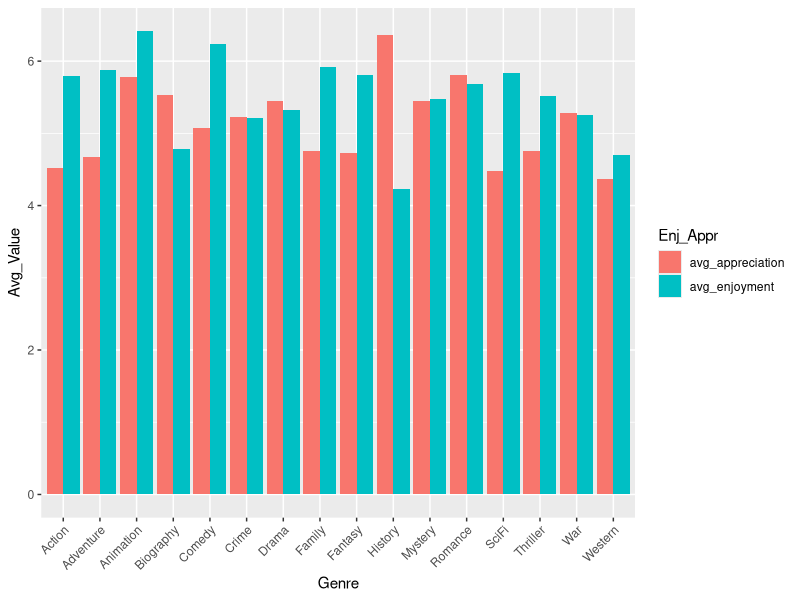
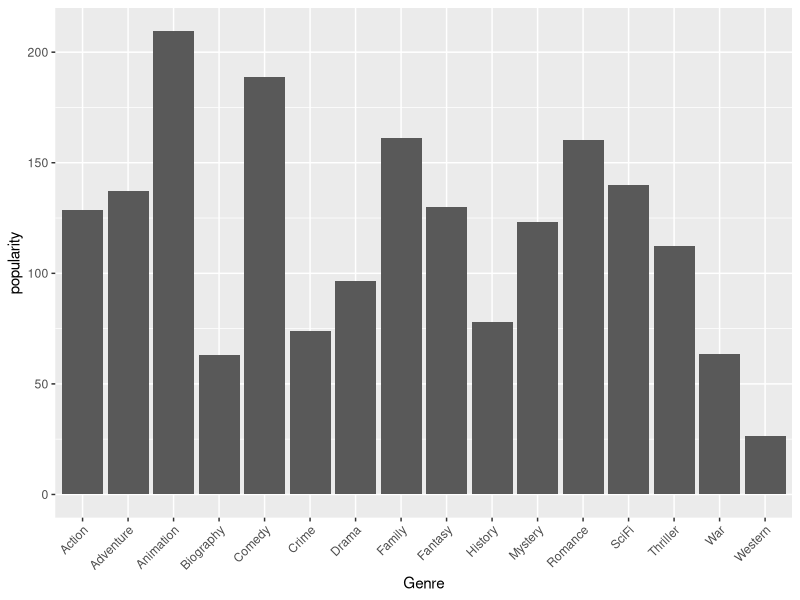
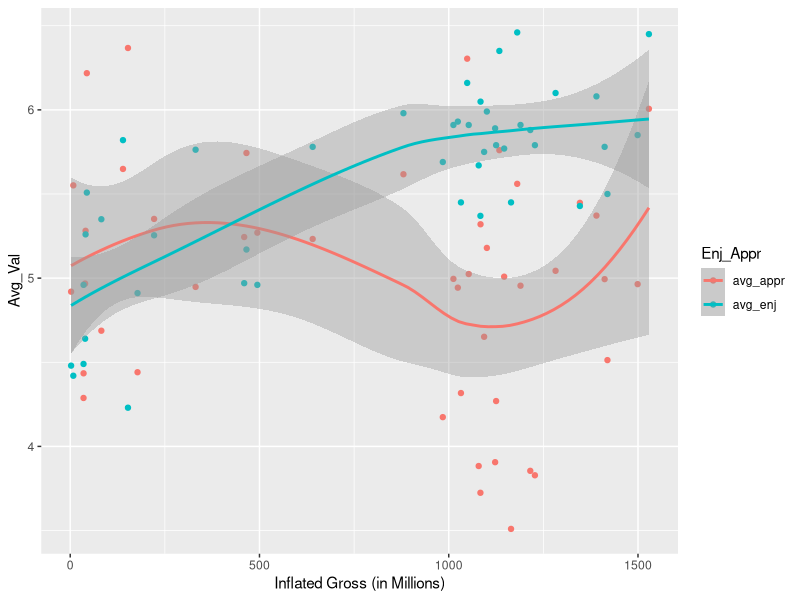
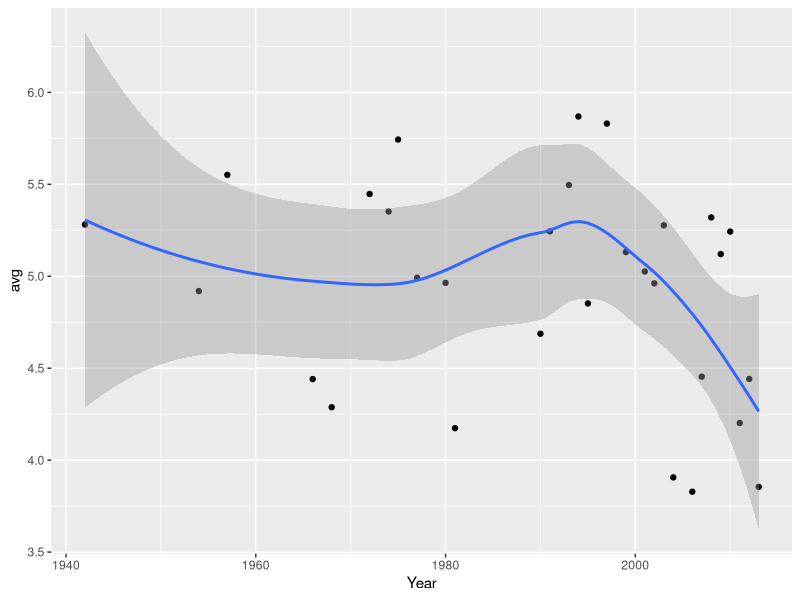
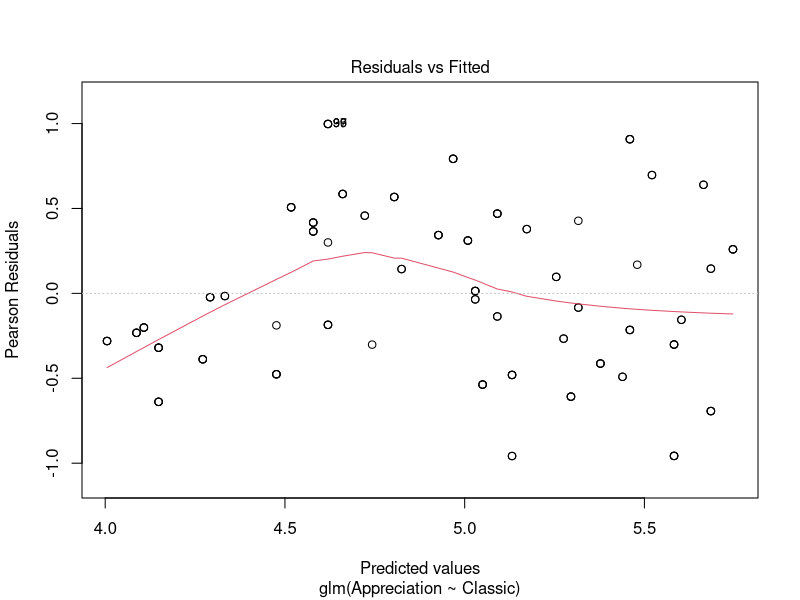
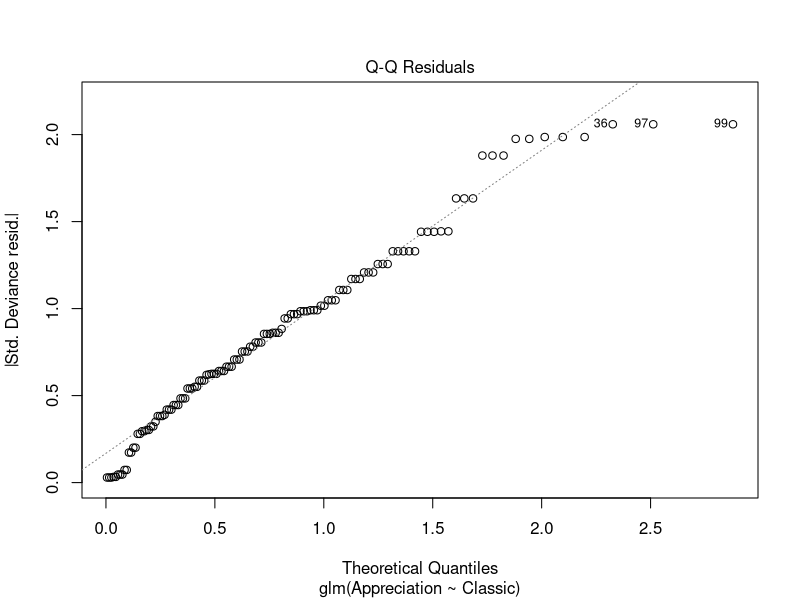
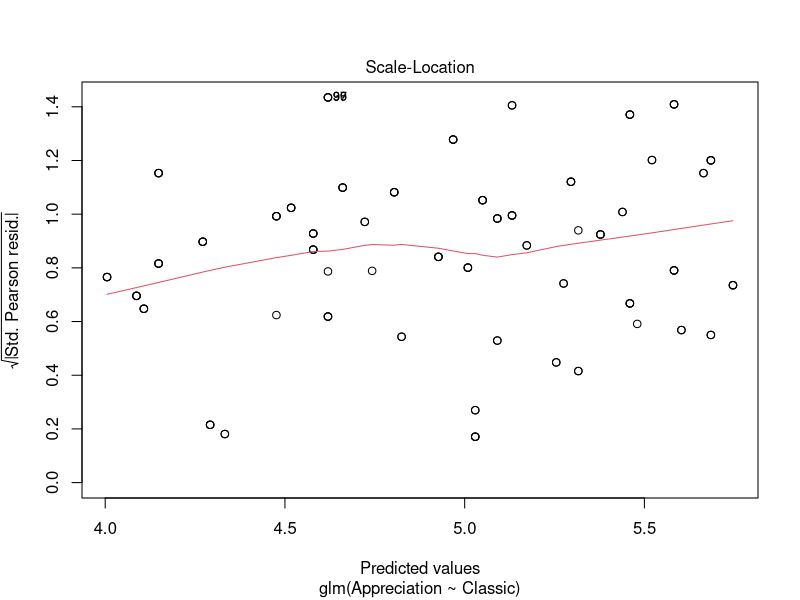
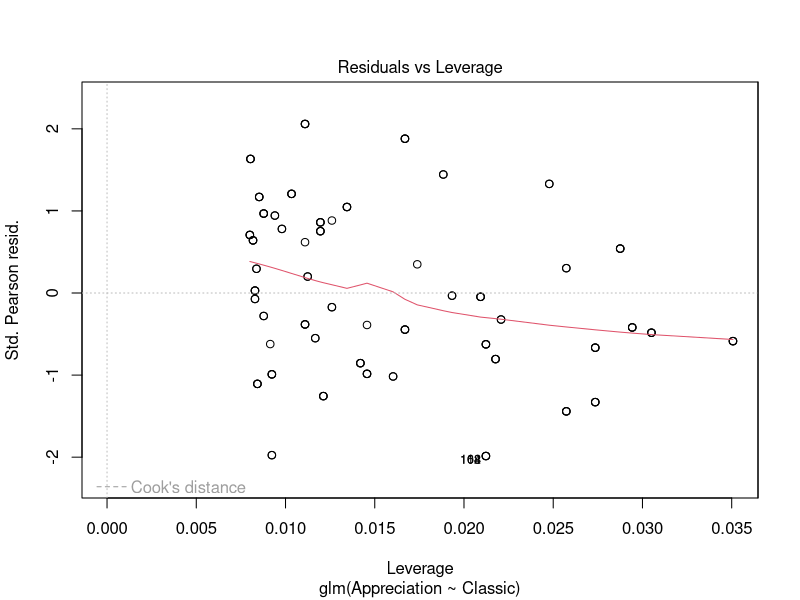

These charts were generated, in order, by the following R code:

## Movie enjoyment dataset


library(dplyr)
library(tidyr)
library(ggplot2)
library(reshape2)
library(boot)
library(glmnet)
library(scales)

setwd("C:/MSR-DS3/coursework/week3")

movies <- read.csv("5-26-2017_Ratings_of_50_popular_films_on_enjoyment_versus_appreciation_(and_more).csv")
colnames(movies)


# Cleaning data...


movies <-
  movies %>%
  mutate(FilmName=V15) %>%
  mutate(ViewerCount = (ViewerCount_enj + ViewerCount_appr)/2) %>%
  select(-V15, -Check_enj_label, -Check_appr_label, -ViewerCount_appr, -ViewerCount_enj) %>%
  mutate(InflatedGross=as.numeric(gsub('[$,]','',InflatedGross)))


# 1. Which genre is the highest rated?


genres_with_enj_and_appr <-
  movies %>%
  gather("Genre", "isGenre", 19:34) %>%
  group_by(Genre, isGenre) %>%
  filter(isGenre==1) %>%
  summarise(avg_enjoyment = mean(Enjoyment), avg_appreciation = mean(Appreciation)) %>%
  gather("Enj_Appr", "Avg_Value", 3:4) 

plot1 <- 
  ggplot(genres_with_enj_and_appr, aes(x=Genre, y=Avg_Value, fill=Enj_Appr)) +
  geom_bar(stat="identity", position=position_dodge()) +
  theme(axis.text.x = element_text(angle = 45, hjust = 1))

plot1

# 2. Which genre is the most popular?

genres_with_ratings <-
  movies %>%
  gather("Genre", "isGenre", 19:34) %>%
  group_by(Genre, isGenre) %>%
  filter(isGenre==1) %>%
  summarise(popularity = mean(ViewerCount)) 

plot2 <-
  ggplot(genres_with_ratings, aes(x=Genre, y=popularity)) +
  geom_bar(stat="identity", position=position_dodge()) +
  theme(axis.text.x = element_text(angle = 45, hjust = 1))

plot2

# 3. How does appr/enjoyment with movie gross income?

appr_enj_by_income <-
  movies %>%
  mutate(InflatedGross = InflatedGross/10^6) %>%
  group_by(InflatedGross) %>%
  summarise(avg_appr=mean(Appreciation), avg_enj=mean(Enjoyment)) %>%
  gather("Enj_Appr", "Avg_Val", 2:3)

plot3 <-
  ggplot(appr_enj_by_income, aes(x=InflatedGross, y=Avg_Val, color=Enj_Appr)) +
  geom_point() +
  geom_smooth() +
  labs(x="Inflated Gross (in Millions)") +
  xlim(0, quantile(appr_enj_by_income$InflatedGross, 0.9))

plot3

# 4. Are older movies more likely to be considered meaningful?


year_release_vs_meaningful <-
  movies %>%
  group_by(Year) %>%
  summarise(avg=mean(Appreciation))

plot4 <-
  year_release_vs_meaningful %>%
  ggplot(aes(x=Year, y=avg)) +
  geom_point() +
  geom_smooth()

plot4


movies_with_genre <-
  movies %>%
  gather("Genre", "isGenre", 19:34) %>%
  filter(isGenre==1)

X <- model.matrix(Appreciation ~ Genre, data=movies_with_genre)
Y <- as.matrix(movies_with_genre$Appreciation)

reg <- cv.glmnet(X, Y, alpha=1)
summary(reg)

reg2 <- glm(Appreciation ~ Classic, data=movies_with_genre)
summary(reg2)
plot(reg2)

preds <- movies_with_genre %>%
  distinct(Classic)

preds$predicted <- predict(reg2, preds)
head(preds)

plot5 <-
  ggplot(aes(x=Classic, y=Appreciation), data=movies_with_genre) +
  geom_point() +
  geom_line(aes(x=Classic, y=predicted), data=preds)

plot5

save(plot1, plot2, plot3, plot4, plot5, file="outputs.RData")






































